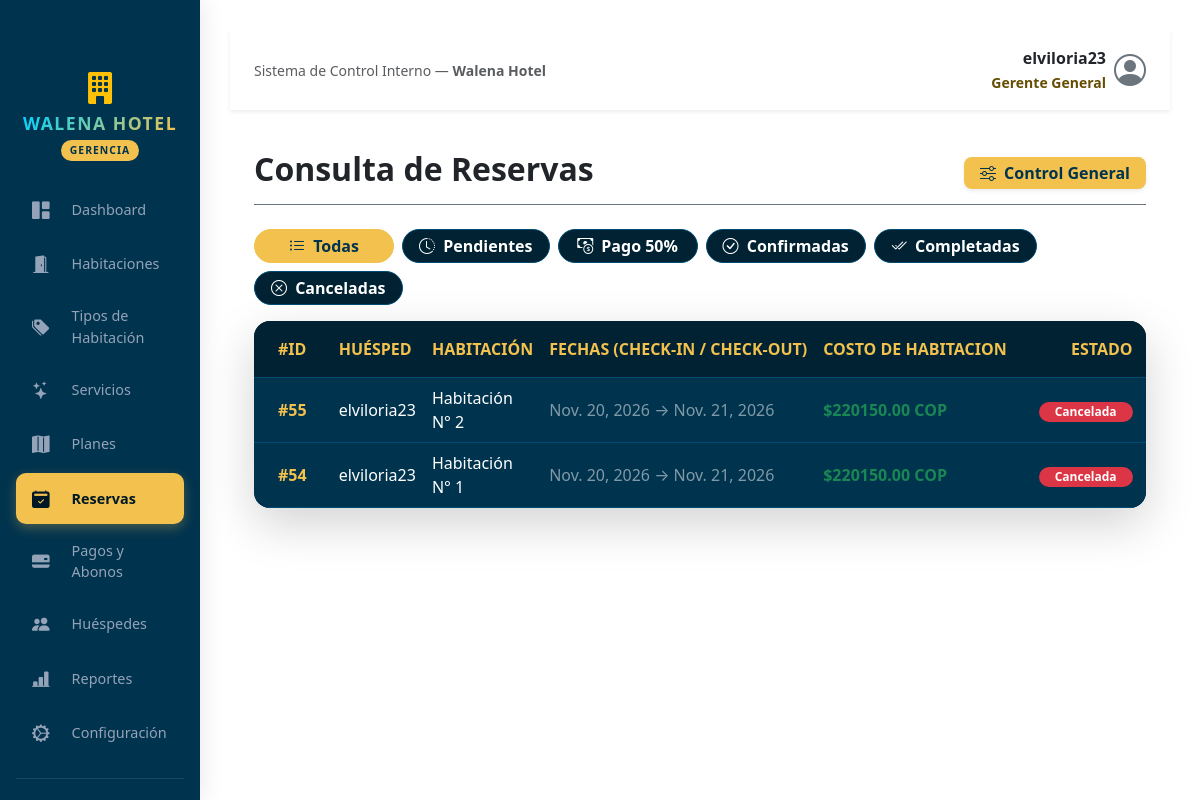
Screenshot of /gerente/reservas/ (signed in) with the database file from the repository.
### hotel_walena/models.py (models this page shows)
class reservas(models.Model):
    usuario = models.ForeignKey(User, on_delete=models.CASCADE, null=True, blank=True)
    habitacion = models.ForeignKey(Habitacion, on_delete=models.CASCADE, null=True, blank=True)
    adultos = models.IntegerField()
    ninos = models.IntegerField(default=0)
    precio_total = models.DecimalField(max_digits=10, decimal_places=2)
    estado = models.CharField(max_length=50)
    checkin = models.DateField()
    checkout = models.DateField()
    monto_abono_50 = models.DecimalField(max_digits=10, decimal_places=2, null=True, blank=True)
    fecha_creacion = models.DateTimeField(auto_now_add=True)
    nombre = models.CharField(max_length=45, blank=True, null=True)
    apellido = models.CharField(max_length=45, blank=True, null=True)
    cedula = models.CharField(max_length=20, blank=True, null=True)
    correo = models.CharField(max_length=45, blank=True, null=True)
    telefono = models.CharField(max_length=20, blank=True, null=True)
    class Meta:
        db_table = 'reservas'

class Habitacion(models.Model):
    numero = models.IntegerField()
    piso = models.IntegerField()
    tipo = models.CharField(max_length=100)
    cap_max = models.IntegerField()
    precio_noche = models.DecimalField(max_digits=10, decimal_places=2)
    estado = models.CharField(max_length=50, default='Disponible')
    descripcion = models.TextField(blank=True, null=True, default="Habitación cómoda y equipada.")
    foto1 = models.ImageField(upload_to='habitaciones/', blank=True, null=True)
    foto2 = models.ImageField(upload_to='habitaciones/', blank=True, null=True)
    foto3 = models.ImageField(upload_to='habitaciones/', blank=True, null=True)
    foto4 = models.ImageField(upload_to='habitaciones/', blank=True, null=True)
    class Meta:
        db_table = 'habitaciones'

### hotel_walena/views.py (the view)
# urls.py: path('gerente/reservas/', gerente_reservas, name='gerente_reservas'),
@login_required(login_url='/login/')
@user_passes_test(es_gerente, login_url='/habitaciones/')
def gerente_reservas(request):
    estado_filtro = request.GET.get('estado', '')
    if estado_filtro:
        reservas_list = reservas.objects.filter(estado=estado_filtro).order_by('-id')
    else:
        reservas_list = reservas.objects.all().order_by('-id')
    paginator = Paginator(reservas_list, 10)
    page_number = request.GET.get('page')
    reservas_paginadas = paginator.get_page(page_number)
    context = {
        'reservas': reservas_paginadas,
        'estado_filtro': estado_filtro,
    }
    return render(request, 'gerente/reservas.html', context)

### hotel_walena/templates/gerente/reservas.html (shortened to what this page needs)
{% extends 'base_gerente.html' %}
{% block content %}
<div class="d-flex justify-content-between flex-wrap flex-md-nowrap align-items-center pt-3 pb-2 mb-4 border-bottom border-secondary">
    <h1 class="h2 fw-bold text-walena-dark">Consulta de Reservas</h1>
    <span class="badge badge-walena-gold fs-6 px-3 py-2 rounded-3 shadow-sm">
        <i class="bi bi-sliders me-1"></i> Control General
    </span>
</div>
<div class="d-flex flex-wrap gap-2 mb-3">
    <a href="{% url 'gerente_reservas' %}" class="btn btn-walena-filter {% if not estado_filtro %}active{% endif %} rounded-pill px-3 py-1 small" data-text="Todas">
        <i class="bi bi-list-ul me-1"></i> Todas
    </a>
    <a href="{% url 'gerente_reservas' %}?estado=Pendiente" class="btn btn-walena-filter {% if estado_filtro == 'Pendiente' %}active{% endif %} rounded-pill px-3 py-1 small" data-text="Pendientes">
        <i class="bi bi-clock-history me-1"></i> Pendientes
    </a>
    <a href="{% url 'gerente_reservas' %}?estado=Pago 50%" class="btn btn-walena-filter {% if estado_filtro == 'Pago 50%' %}active{% endif %} rounded-pill px-3 py-1 small" data-text="Pago 50%">
        <i class="bi bi-cash-coin me-1"></i> Pago 50%
    </a>
    <a href="{% url 'gerente_reservas' %}?estado=Confirmada" class="btn btn-walena-filter {% if estado_filtro == 'Confirmada' %}active{% endif %} rounded-pill px-3 py-1 small" data-text="Confirmadas">
        <i class="bi bi-check-circle me-1"></i> Confirmadas
    </a>
    <a href="{% url 'gerente_reservas' %}?estado=Completada" class="btn btn-walena-filter {% if estado_filtro == 'Completada' %}active{% endif %} rounded-pill px-3 py-1 small" data-text="Completadas">
        <i class="bi bi-check2-all me-1"></i> Completadas
    </a>
    <a href="{% url 'gerente_reservas' %}?estado=Cancelada" class="btn btn-walena-filter {% if estado_filtro == 'Cancelada' %}active{% endif %} rounded-pill px-3 py-1 small" data-text="Canceladas">
        <i class="bi bi-x-circle me-1"></i> Canceladas
    </a>
</div>
<div class="card border-0 shadow-lg rounded-4 overflow-hidden bg-walena-dark border-walena">
    <div class="card-body p-0">
        <div class="table-responsive">
            <table class="table align-middle mb-0 text-white border-walena bg-walena-dark">
                <thead class="bg-walena-darker fs-7 text-uppercase">
                    <tr class="align-middle">
                        <th class="py-3 px-4 bg-transparent text-walena-gold text-nowrap" style="width: 80px;">#ID</th>
                        <th class="bg-transparent text-walena-gold text-nowrap">Huésped</th>
                        <th class="bg-transparent text-walena-gold text-nowrap">Habitación</th>
                        <th class="bg-transparent text-walena-gold text-nowrap">Fechas (Check-in / Check-out)</th>
                        <th class="bg-transparent text-walena-gold text-nowrap">costo de habitacion</th>
                        <th class="text-end px-4 bg-transparent text-walena-gold text-nowrap">Estado</th>
                    </tr>
                </thead>
                <tbody class="border-top-0 bg-walena-dark">
                    {% for reserva in reservas %}
                    <tr class="bg-walena-dark border-bottom border-walena">
                        <td class="py-3 px-4 bg-transparent fw-bold text-walena-gold">#{{ reserva.id }}</td>
                        <td class="text-white bg-transparent">
                            {% if reserva.usuario.get_full_name %}
                                {{ reserva.usuario.get_full_name }}
                            {% elif reserva.usuario.first_name %}
                                {{ reserva.usuario.first_name }}
                            {% else %}
                                {{ reserva.usuario.username }}
                            {% endif %}
                        </td>
                        <td class="text-white bg-transparent">Habitación N° {{ reserva.habitacion.numero }}</td>
                        <td class="text-white-50 bg-transparent">{{ reserva.checkin|date:"M. d, Y" }} &rarr; {{ reserva.checkout|date:"M. d, Y" }}</td>
                        <td class="text-success fw-bold bg-transparent">
                            ${{ reserva.precio_total }} COP
                        </td>
                        <td class="text-end px-4 bg-transparent">
                            <span class="badge {% if reserva.estado == 'Confirmada' %}bg-success{% elif reserva.estado == 'Pago 50%' %}bg-info text-dark{% elif reserva.estado == 'Pendiente' %}bg-warning text-dark{% elif reserva.estado == 'Completada' %}bg-primary{% else %}bg-danger{% endif %} rounded-pill px-3 py-1">
                                {{ reserva.estado }}
                            </span>
                        </td>
                    </tr>
                    {% endfor %}
                </tbody>
            </table>
        </div>
    </div>
</div>
{% endblock %}

### hotel_walena/templates/base_gerente.html (shortened to what this page needs)
{% load static %}
<!DOCTYPE html>
<html lang="es">
<head>
    <link rel="stylesheet" href="{% static 'css/bootstrap.css' %}">
    <link rel="stylesheet" href="{% static 'css/bootstrap-icons.min.css' %}">
    <link rel="stylesheet" href="{% static 'css/style.css' %}">
</head>
<body class="gerente-body">
    <div class="container-fluid p-0">
        <div class="row g-0">
            <nav id="sidebarMenu" class="col-md-3 col-lg-2 sidebar-gerente collapse d-md-block">
                <div class="sidebar-wrapper">
                    <div class="sidebar-brand-container text-center mb-4">
                        <div class="brand-logo-icon mb-2">
                            <i class="bi bi-building-fill text-warning"></i>
                        </div>
                        <h5 class="brand-title mb-1">WALENA HOTEL</h5>
                        <span class="badge badge-gerente-rol">GERENCIA</span>
                    </div>
                    <ul class="nav flex-column sidebar-nav gap-1">
                        <li class="nav-item">
                            <a class="nav-link {% if request.resolver_match.url_name == 'gerente_dashboard' %}active{% endif %}" href="{% url 'gerente_dashboard' %}">
                                <i class="bi bi-grid-1x2-fill"></i>
                                <span>Dashboard</span>
                            </a>
                        </li>
                        <li class="nav-item">
                            <a class="nav-link {% if request.resolver_match.url_name == 'gerente_habitaciones' %}active{% endif %}" href="{% url 'gerente_habitaciones' %}">
                                <i class="bi bi-door-open-fill"></i>
                                <span>Habitaciones</span>
                            </a>
                        </li>
                        <li class="nav-item">
                            <a class="nav-link {% if request.resolver_match.url_name == 'gerente_tipos' %}active{% endif %}" href="{% url 'gerente_tipos' %}">
                                <i class="bi bi-tags-fill"></i>
                                <span>Tipos de Habitación</span>
                            </a>
                        </li>
                        <li class="nav-item">
                            <a class="nav-link {% if request.resolver_match.url_name == 'gerente_servicios' %}active{% endif %}" href="{% url 'gerente_servicios' %}">
                                <i class="bi bi-stars"></i>
                                <span>Servicios</span>
                            </a>
                        </li>
                        <li class="nav-item">
                            <a class="nav-link {% if request.resolver_match.url_name == 'gerente_planes' %}active{% endif %}" href="{% url 'gerente_planes' %}">
                                <i class="bi bi-map-fill"></i>
                                <span>Planes</span>
                            </a>
                        </li>
                        <li class="nav-item">
                            <a class="nav-link {% if request.resolver_match.url_name == 'gerente_reservas' %}active{% endif %}" href="{% url 'gerente_reservas' %}">
                                <i class="bi bi-calendar2-check-fill"></i>
                                <span>Reservas</span>
                            </a>
                        </li>
                        <li class="nav-item">
                            <a class="nav-link {% if request.resolver_match.url_name == 'gerente_pagos' %}active{% endif %}" href="{% url 'gerente_pagos' %}">
                                <i class="bi bi-credit-card-2-back-fill"></i>
                                <span>Pagos y Abonos</span>
                            </a>
                        </li>
                        <li class="nav-item">
                            <a class="nav-link {% if request.resolver_match.url_name == 'gerente_huespedes' %}active{% endif %}" href="{% url 'gerente_huespedes' %}">
                                <i class="bi bi-people-fill"></i>
                                <span>Huéspedes</span>
                            </a>
                        </li>
                        <li class="nav-item">
                            <a class="nav-link {% if request.resolver_match.url_name == 'gerente_reportes' %}active{% endif %}" href="{% url 'gerente_reportes' %}">
                                <i class="bi bi-bar-chart-line-fill"></i>
                                <span>Reportes</span>
                            </a>
                        </li>
                        <li class="nav-item">
                            <a class="nav-link {% if request.resolver_match.url_name == 'gerente_configuracion' %}active{% endif %}" href="{% url 'gerente_configuracion' %}">
                                <i class="bi bi-gear-wide-connected"></i>
                                <span>Configuración</span>
                            </a>
                        </li>
                        <li class="sidebar-divider my-3"></li>
                    </ul>
                </div>
            </nav>
            <main class="col-md-9 ms-sm-auto col-lg-10 main-content-gerente">
                <header class="topbar-gerente d-flex justify-content-between align-items-center mb-4 px-3 px-md-4 py-3 shadow-sm">
                    <div class="d-none d-md-block">
                        <span class="text-muted small">Sistema de Control Interno — <strong>Walena Hotel</strong></span>
                    </div>
                    <div class="dropdown">
                        <button class="btn p-0 border-0 bg-transparent d-flex align-items-center gap-2" type="button" data-bs-toggle="dropdown" aria-expanded="false">
                            <div class="text-end d-none d-sm-block">
                                <div class="fw-bold text-dark">{{ request.user.username }}</div>
                                <small class="text-warning-emphasis fw-semibold">Gerente General</small>
                            </div>
                            <div class="avatar-circle">
                                <i class="bi bi-person-circle fs-2 text-secondary"></i>
                            </div>
                        </button>
                    </div>
                </header>
                <div class="container-fluid px-4">
                    {% block content %}
                    {% endblock %}
                </div>
            </main>
        </div>
    </div>
</body>
</html>

### rows the page displays
reservas: id "55", usuario.username "elviloria23", habitacion.numero "2", checkin "Nov. 20, 2026", checkout "Nov. 21, 2026", precio_total "220150.00", estado "Cancelada"
reservas: id "54", usuario.username "elviloria23", habitacion.numero "1", checkin "Nov. 20, 2026", checkout "Nov. 21, 2026", precio_total "220150.00", estado "Cancelada"

### other values shown
{{ request.user.username }} "elviloria23"
